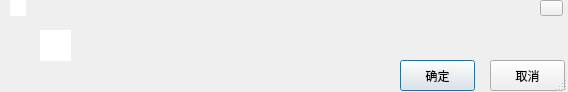
<?xml version="1.0" encoding="UTF-8"?>
<ui version="4.0">
 <class>MsgBoxDialog</class>
 <widget class="QDialog" name="MsgBoxDialog">
  <property name="geometry">
   <rect>
    <x>0</x>
    <y>0</y>
    <width>568</width>
    <height>92</height>
   </rect>
  </property>
  <property name="windowTitle">
   <string/>
  </property>
  <property name="windowIcon">
   <iconset>
    <normaloff>Resources/min_button/plugin_706.png</normaloff>Resources/min_button/plugin_706.png</iconset>
  </property>
  <property name="styleSheet">
   <string notr="true"/>
  </property>
  <property name="sizeGripEnabled">
   <bool>true</bool>
  </property>
  <property name="modal">
   <bool>false</bool>
  </property>
  <widget class="QGraphicsView" name="graphicsView">
   <property name="geometry">
    <rect>
     <x>40</x>
     <y>30</y>
     <width>31</width>
     <height>31</height>
    </rect>
   </property>
   <property name="autoFillBackground">
    <bool>true</bool>
   </property>
   <property name="styleSheet">
    <string notr="true">background-image: url(:/back_group/Resources/min_button/msgbox.png);
border-image: url(:/back_group/Resources/min_button/msgbox.png);</string>
   </property>
   <property name="frameShape">
    <enum>QFrame::NoFrame</enum>
   </property>
  </widget>
  <widget class="QLabel" name="label_Msg">
   <property name="geometry">
    <rect>
     <x>100</x>
     <y>31</y>
     <width>411</width>
     <height>21</height>
    </rect>
   </property>
   <property name="text">
    <string/>
   </property>
  </widget>
  <widget class="QPushButton" name="pushButton_OK">
   <property name="geometry">
    <rect>
     <x>400</x>
     <y>60</y>
     <width>75</width>
     <height>31</height>
    </rect>
   </property>
   <property name="text">
    <string>确定</string>
   </property>
  </widget>
  <widget class="QPushButton" name="pushButton_Cancel">
   <property name="geometry">
    <rect>
     <x>490</x>
     <y>60</y>
     <width>75</width>
     <height>31</height>
    </rect>
   </property>
   <property name="text">
    <string>取消</string>
   </property>
  </widget>
  <widget class="QToolButton" name="toolButton_Close">
   <property name="geometry">
    <rect>
     <x>540</x>
     <y>0</y>
     <width>23</width>
     <height>16</height>
    </rect>
   </property>
   <property name="autoFillBackground">
    <bool>false</bool>
   </property>
   <property name="styleSheet">
    <string notr="true">border-image: url(:/back_group/Resources/min_button/minback.png);</string>
   </property>
   <property name="text">
    <string/>
   </property>
   <property name="icon">
    <iconset>
     <normaloff>Resources/min_button/close.png</normaloff>Resources/min_button/close.png</iconset>
   </property>
   <property name="popupMode">
    <enum>QToolButton::DelayedPopup</enum>
   </property>
   <property name="toolButtonStyle">
    <enum>Qt::ToolButtonFollowStyle</enum>
   </property>
   <property name="arrowType">
    <enum>Qt::NoArrow</enum>
   </property>
  </widget>
  <widget class="QGraphicsView" name="graphicsView_2">
   <property name="geometry">
    <rect>
     <x>10</x>
     <y>0</y>
     <width>16</width>
     <height>16</height>
    </rect>
   </property>
   <property name="styleSheet">
    <string notr="true">background-image: url(:/back_group/Resources/min_button/catalog_8.png);</string>
   </property>
   <property name="frameShape">
    <enum>QFrame::NoFrame</enum>
   </property>
  </widget>
 </widget>
 <resources>
  <include location="saftui.qrc"/>
 </resources>
 <connections/>
</ui>
